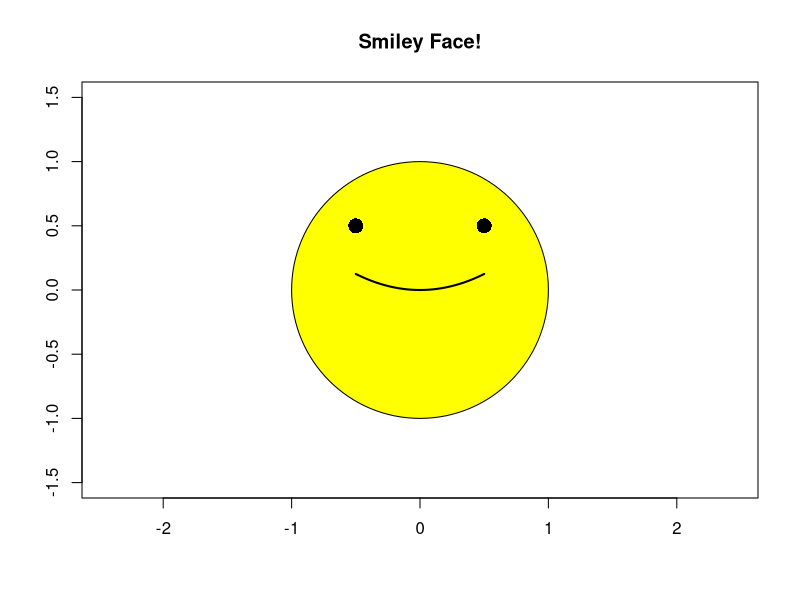

Write R code to recreate this figure.
#### Smiley face Graph
# Set up the plot window
plot(0, 0, type = "n", xlim = c(-1.5, 1.5), ylim = c(-1.5, 1.5), xlab = "", ylab = "", asp = 1)

# Draw the face circle
symbols(0, 0, circles = 1, inches = FALSE, add = TRUE, bg = "yellow")

# Draw the eyes
points(-0.5, 0.5, pch = 16, cex = 2) # Left eye
points(0.5, 0.5, pch = 16, cex = 2)  # Right eye

# Draw the smile (using an arc)
curve(0.5 * (x^2), from = -0.5, to = 0.5, add = TRUE, col = "black", lwd = 2)

# Optionally, add a title or label
title(main = "Smiley Face!")